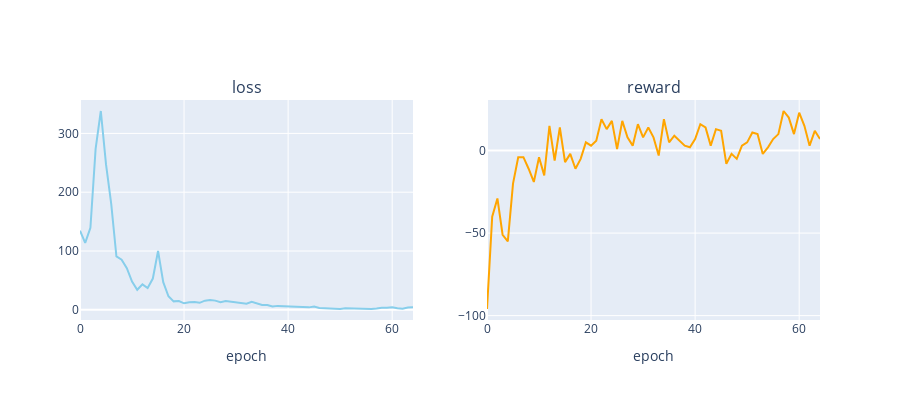

Notebook code cell kept with this figure:
### Code cell
plot_loss_reward(total_losses, total_rewards)

### Figure 1 — Plotly figure (JSON) as saved in the notebook; plotly's stock layout.template omitted (floating-point values rounded to 4 significant figures)
{"data": [{"line": {"color": "skyblue"}, "mode": "lines", "type": "scatter", "xaxis": "x", "y": [134.5, 113.9, 139.3, 273.7, 338.1, 247.2, 180.3, 90.67, 85.29, 70.72, 48.08, 34.01, 43.3, 37.03, 53.1, 100.0, 46.94, 23.03, 14.32, 14.96, 10.98, 12.67, 13.06, 11.8, 15.52, 16.66, 15.61, 12.99, 14.79, 13.63, 11.92, 10.92, 10.34, 13.67, 10.91, 8.032, 8.182, 5.666, 6.631, 6.255, 5.87, 4.692, 5.469, 4.902, 4.102, 5.691, 3.174, 2.811, 2.334, 2.924, 1.412, 2.769, 2.302, 2.062, 1.506, 2.011, 1.33, 2.35, 3.637, 3.467, 4.222, 2.587, 1.854, 3.917, 4.134], "yaxis": "y"}, {"line": {"color": "orange"}, "mode": "lines", "type": "scatter", "xaxis": "x2", "y": [-96, -40, -29, -51, -55, -20, -4, -4, -11, -19, -4, -15, 15, -6, 14, -7, -2, -11, -5, 5, 3, 6, 19, 13, 18, 1, 18, 8, 3, 16, 8, 14, 8, -3, 19, 5, 9, 6, 3, 2, 7, 16, 14, 3, 13, 12, -8, -2, -5, 3, 5, 11, 10, -2, 2, 7, 10, 24, 20, 10, 23, 15, 3, 12, 7], "yaxis": "y2"}], "layout": {"annotations": [{"font": {"size": 16}, "showarrow": false, "text": "loss", "x": 0.225, "xanchor": "center", "xref": "paper", "y": 1, "yanchor": "bottom", "yref": "paper"}, {"font": {"size": 16}, "showarrow": false, "text": "reward", "x": 0.775, "xanchor": "center", "xref": "paper", "y": 1, "yanchor": "bottom", "yref": "paper"}], "height": 400, "showlegend": false, "width": 900, "xaxis": {"anchor": "y", "domain": [0, 0.45], "title": {"text": "epoch"}}, "xaxis2": {"anchor": "y2", "domain": [0.55, 1], "title": {"text": "epoch"}}, "yaxis": {"anchor": "x", "domain": [0, 1]}, "yaxis2": {"anchor": "x2", "domain": [0, 1]}}}
